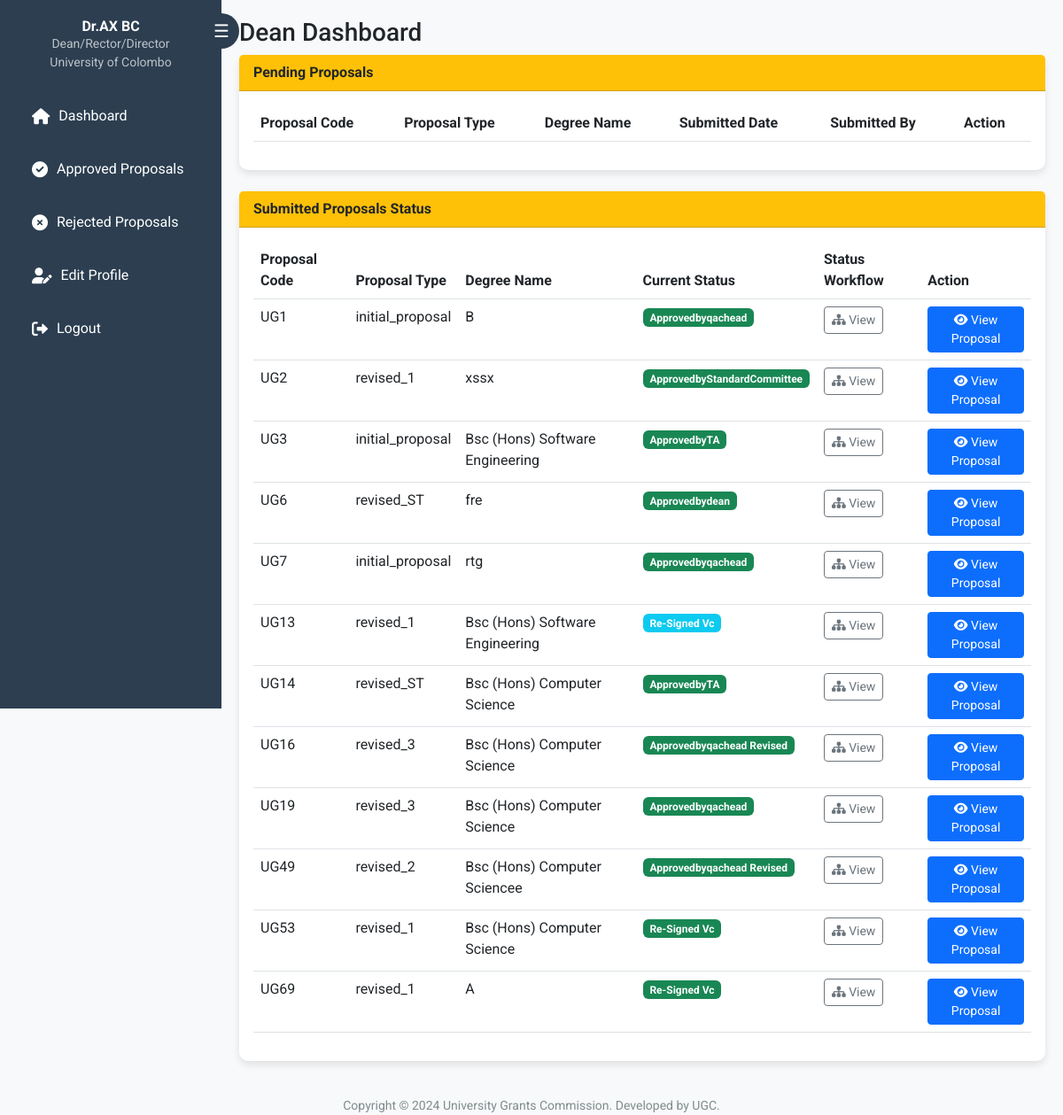
Screenshot of /uni_dashboards.php (signed in) with the database file from the repository.
### tables this page shows
CREATE TABLE `proposal_general_info` (
  `proposal_id` int(11) NOT NULL,
  `degree_name_english` varchar(255) NOT NULL,
  `degree_name_sinhala` varchar(255) NOT NULL,
  `degree_name_tamil` varchar(255) NOT NULL,
  `abbreviated_qualification` varchar(50) NOT NULL,
  `general_info_id` int(11) NOT NULL,
  `qualification_name_english` varchar(1000) NOT NULL,
  `qualification_name_sinhala` varchar(1000) NOT NULL,
  `qualification_name_tamil` varchar(1000) NOT NULL
);

CREATE TABLE `proposals` (
  `proposal_id` int(11) NOT NULL,
  `university_id` int(11) NOT NULL,
  `created_by` int(11) NOT NULL,
  `status` enum('fresh','draft','submitted','under_review','approvedbydean','rejectedbydean','rejectedbyvc','approvedbyvc','approvedbycqa','rejectedbycqa','approvedbyugcfinance','rejectedbyugcfinance','approvedbyugchr','rejectedbyugchr','approvedbyugcidd','rejecteddbyugcidd','approvedbyugcacademic','rejectedbyugcacademic','approvedbyugcadmission','rejectedbyugcadmission','approvedbyqachead','rejectedbyqachead','approvedbyTA','rejectedbyTA','approvedbysecretary','rejectedbysecretary','approvedbyStandardCommittee','rejectedbyStandardCommittee','approvedbyqachead_revised','approvedbydean_revised','approvedbycqa_revised','approvedbyvc_revised','resignature_request_from_university','re-signed_dean','re-signed_cqa','re-signed_vc','approvedbyalldepartments','under_review_by_ATechAssistant','under_review_by_BTechAssistant') DEFAULT 'draft',
  `university_visible_status` varchar(100) NOT NULL,
  `created_at` timestamp NOT NULL DEFAULT current_timestamp(),
  `updated_at` timestamp NOT NULL DEFAULT current_timestamp() ON UPDATE current_timestamp(),
  `submitted_at` timestamp NULL DEFAULT NULL ON UPDATE current_timestamp(),
  `id` int(11) DEFAULT NULL,
  `proposal_code` varchar(1000) NOT NULL,
  `proposal_type` varchar(100) NOT NULL,
  `last_updated_by` int(11) DEFAULT NULL
);

### uni_dashboards.php (the view, shortened to what this page needs)
<?php
require 'databaseconnection.php';
$university = $_SESSION['university'];
$user_faculty = $_SESSION['faculty_of'] ?? null;
$role = trim(strtolower($_SESSION['role']));
$normalizedRole = strtolower(trim($_SESSION['role']));
$normalizedRole = str_ireplace("of the university", "", $normalizedRole);
if (stripos($normalizedRole, "dean") !== false) {
    $normalizedRole = "dean";
}
$query = "SELECT university_id FROM universities WHERE university_name = ?";
$stmt = $connection->prepare($query);
$stmt->bind_param("s", $university);
$stmt->execute();
$result = $stmt->get_result();
$university_data = $result->fetch_assoc();
$university_id = $university_data['university_id'];
if (strpos($normalizedRole, "dean") !== false) {
    $dashboardTitle = "Dean Dashboard";
} else {
    die("<pre>Error: Unauthorized access. Role detected: " . htmlspecialchars($role) . "</pre>");
}
$stmt = $connection->prepare("SELECT degree_name_english from proposal_general_info where proposal_id = ?");
$stmt->bind_param("i", $proposal_id);
$stmt->execute();
$submittedProposals = [];
if (strpos(strtolower($role), 'dean') !== false && !empty($user_faculty)) {
    $stmt = $connection->prepare("
        SELECT p.proposal_id, p.proposal_code,p.proposal_type, p.university_visible_status, p.status, gi.degree_name_english
        FROM proposals p
        JOIN proposal_general_info gi ON p.proposal_id = gi.proposal_id
        JOIN users u ON p.created_by = u.id
        WHERE p.university_id = ?
          AND u.faculty_of = ?
          AND p.status NOT IN ('draft', 'fresh')
        ORDER BY p.proposal_id ASC
    ");
    $stmt->bind_param("is", $university_id, $user_faculty);
}
$stmt->execute();
$result = $stmt->get_result();
while ($row = $result->fetch_assoc()) {
    $submittedProposals[] = $row;
}
$history_by_proposal = [];
$submitted_ids = array_column($submittedProposals, 'proposal_id');
$all_proposal_ids = array_unique(array_merge($submitted_ids));
if (!empty($all_proposal_ids)) {
    $statuses_to_hide = [
        'approvedbyugcfinance', 'rejectedbyugcfinance',
        'approvedbyugchr',      'rejectedbyugchr',
        'approvedbyugcidd',     'rejectedbyugcidd',
        'approvedbyugcacademic','rejectedbyugcacademic',
        'approvedbyugcadmission','rejectedbyugcadmission',
        'approvedbyalldepartments'
    ];
    $id_placeholders = implode(',', array_fill(0, count($all_proposal_ids), '?'));
    $status_placeholders = implode(',', array_fill(0, count($statuses_to_hide), '?'));
    $history_query = "
        SELECT proposal_id, proposal_status, `Date`, comment
        FROM proposal_comments
        WHERE proposal_id IN ($id_placeholders)
          AND proposal_status NOT IN ($status_placeholders)
        ORDER BY proposal_id, `Date` ASC
    ";
    $stmt_history = $connection->prepare($history_query);
    $params_to_bind = array_merge($all_proposal_ids, $statuses_to_hide);
    $types = str_repeat('i', count($all_proposal_ids)) . str_repeat('s', count($statuses_to_hide));
    $stmt_history->bind_param($types, ...$params_to_bind);
    $stmt_history->execute();
    $history_result = $stmt_history->get_result();
    while ($history_row = $history_result->fetch_assoc()) {
        $history_by_proposal[$history_row['proposal_id']][] = $history_row;
    }
}
?>
<!DOCTYPE html>
<html lang="en">
<head>
    <link href="https://cdn.jsdelivr.net/npm/bootstrap@5.3.0/dist/css/bootstrap.min.css" rel="stylesheet">
    <link href="https://cdnjs.cloudflare.com/ajax/libs/font-awesome/6.0.0-beta3/css/all.min.css" rel="stylesheet">
</head>
<body>
<div id="sidebar" class="sidebar">
    <button class="toggle-btn" onclick="toggleSidebar()">☰</button>
    <div class="user-info">
        <h6><?php echo htmlspecialchars($_SESSION['full_name']); ?></h6>
        <p><?php echo htmlspecialchars($_SESSION['role']); ?></p>
        <p><?php echo htmlspecialchars($_SESSION['university']); ?></p>
    </div>
    <ul class="nav flex-column">
        <li class="nav-item"><a class="nav-link" href="uni_dashboards.php"><i class="fas fa-home"></i> Dashboard</a></li>
        <li class="nav-item"><a class="nav-link" href="approved_proposals.php"><i class="fas fa-check-circle"></i> Approved Proposals</a></li>
        <li class="nav-item"><a class="nav-link" href="rejected_proposals.php"><i class="fas fa-times-circle"></i> Rejected Proposals</a></li>
        <li class="nav-item">
            <a class="nav-link" href="edit_profile.php">
                <i class="fas fa-user-edit"></i> Edit Profile
            </a>
        </li>
        <li class="nav-item"><a class="nav-link" href="login.php"><i class="fas fa-sign-out-alt"></i> Logout</a></li>
    </ul>
</div>
<div id="main-content" class="main-content">
    <h3><?php echo $dashboardTitle; ?></h3>
    <div class="card">
        <div class="card-header bg-warning">Pending Proposals</div>
        <div class="card-body">
            <table class="table">
                <tr>
                    <th>Proposal Code</th>
		    <th>Proposal Type</th>
                    <th>Degree Name</th>
                    <th>Submitted Date</th>
                    <th>Submitted By</th>
                    <th>Action</th>
                </tr>
            </table>
        </div>
    </div>
    <div class="card">
        <div class="card-header bg-warning">Submitted Proposals Status </div>
        <div class="card-body">
            <div class="table-responsive">
                <table class="table table-hover">
                    <thead>
                        <tr>
                            <th>Proposal Code</th>
                            <th>Proposal Type</th>
                            <th>Degree Name</th>
                            <th>Current Status</th>
                            <th>Status Workflow</th>
                            <th>Action</th>
                        </tr>
                    </thead>
                    <tbody>
                        <?php if (empty($submittedProposals)): ?>
                            <tr><td colspan="4" class="text-center">No processed proposals to display.</td></tr>
                        <?php else: foreach ($submittedProposals as $proposal): ?>
                            <?php
                                $status_lower = strtolower($proposal['status']);
                                $badge_class = 'bg-info';
                                if (strpos($status_lower, 'approved') !== false) $badge_class = 'bg-success';
                            ?>
                            <tr>
                                <td><?php echo htmlspecialchars($proposal['proposal_code']); ?></td>
                                <td><?php echo htmlspecialchars($proposal['proposal_type']); ?></td>
                                <td><?php echo htmlspecialchars($proposal['degree_name_english']); ?></td>
                                <td>
                                    <span class="badge <?php echo $badge_class; ?>">
                                        <?php echo str_replace("_", " ", htmlspecialchars($proposal['university_visible_status'])); ?>
                                    </span>
                                </td>
                                <td>
                                    <button type="button" class="btn btn-outline-secondary btn-sm"
                                            data-bs-toggle="modal"
                                            data-bs-target="#statusModal"
                                            data-proposal-code="<?php echo htmlspecialchars($proposal['proposal_code']); ?>"
                                            data-history='<?php echo htmlspecialchars(json_encode($history_by_proposal[$proposal['proposal_id']] ?? [])); ?>'>
                                        <i class="fas fa-sitemap"></i> View
                                    </button>
                                </td>
                                <td>
                                    <a href="view_proposal.php?id=<?php echo $proposal['proposal_id']; ?>" class="btn btn-primary btn-sm">
                                        <i class="fas fa-eye"></i> View Proposal
                                    </a>
                                </td>
                            </tr>
                        <?php endforeach; endif; ?>
                    </tbody>
                </table>
            </div>
        </div>
    </div>
</div>
<footer>Copyright © 2024 University Grants Commission. Developed by UGC.</footer>
</body>
</html>

### uni_dashboards.php (style rules this page uses)
body { font-family: 'Roboto', sans-serif; background-color: #f8f9fa; overflow-x: hidden; }
.sidebar { height: 100vh; position: fixed; background-color: #2c3e50; color: white; width: 250px; transition: all 0.3s; z-index: 1000; }
.sidebar .user-info { text-align: center; margin: 20px 0; }
.sidebar .user-info h6 { margin: 0; font-size: 16px; font-weight: bold; }
.sidebar .user-info p { margin: 0; font-size: 14px; color: #bdc3c7; }
.sidebar .nav-item { padding: 10px 20px; }
.sidebar .nav-link { color: white; font-size: 16px; display: flex; align-items: center; transition: all 0.3s; }
.sidebar .nav-link i { margin-right: 10px; font-size: 18px; }
.sidebar .toggle-btn { position: absolute; top: 15px; right: -20px; background-color: #2c3e50; border: none; color: white; border-radius: 50%; width: 40px; height: 40px; font-size: 20px; cursor: pointer; }
.main-content { margin-left: 250px; transition: all 0.3s; padding: 20px; }
.card { border: none; border-radius: 10px; box-shadow: 0px 4px 8px rgba(0, 0, 0, 0.1); }
.card-header { font-weight: bold; border-radius: 10px 10px 0 0; }
footer { margin-top: 20px; font-size: 14px; text-align: center; color: #7f8c8d; }
footer { margin-top: 20px; }
.badge { text-transform: capitalize; }

### rows the page displays
proposal_general_info: proposal.proposal_code "UG1", proposal.proposal_type "initial_proposal", degree_name_english "B", proposal.university_visible_status "Approvedbyqachead"
proposal_general_info: proposal.proposal_code "UG2", proposal.proposal_type "revised_1", degree_name_english "xssx", proposal.university_visible_status "ApprovedbyStandardCommittee"
proposal_general_info: proposal.proposal_code "UG3", proposal.proposal_type "initial_proposal", degree_name_english "Bsc (Hons) Software Engineering", proposal.university_visible_status "ApprovedbyTA"
proposal_general_info: proposal.proposal_code "UG6", proposal.proposal_type "revised_ST", degree_name_english "fre", proposal.university_visible_status "Approvedbydean"
proposal_general_info: proposal.proposal_code "UG7", proposal.proposal_type "initial_proposal", degree_name_english "rtg", proposal.university_visible_status "Approvedbyqachead"
proposal_general_info: proposal.proposal_code "UG13", proposal.proposal_type "revised_1", degree_name_english "Bsc (Hons) Software Engineering", proposal.university_visible_status "Re-Signed Vc"
proposal_general_info: proposal.proposal_code "UG14", proposal.proposal_type "revised_ST", degree_name_english "Bsc (Hons) Computer Science", proposal.university_visible_status "ApprovedbyTA"
proposal_general_info: proposal.proposal_code "UG16", proposal.proposal_type "revised_3", degree_name_english "Bsc (Hons) Computer Science", proposal.university_visible_status "Approvedbyqachead Revised"
proposal_general_info: proposal.proposal_code "UG19", proposal.proposal_type "revised_3", degree_name_english "Bsc (Hons) Computer Science", proposal.university_visible_status "Approvedbyqachead"
proposal_general_info: proposal.proposal_code "UG49", proposal.proposal_type "revised_2", degree_name_english "Bsc (Hons) Computer Sciencee", proposal.university_visible_status "Approvedbyqachead Revised"
proposal_general_info: proposal.proposal_code "UG53", proposal.proposal_type "revised_1", degree_name_english "Bsc (Hons) Computer Science", proposal.university_visible_status "Re-Signed Vc"
proposal_general_info: proposal.proposal_code "UG69", proposal.proposal_type "revised_1", degree_name_english "A", proposal.university_visible_status "Re-Signed Vc"

### other values shown
$_SESSION['full_name'] "Dr.AX BC"
$_SESSION['role'] "Dean/Rector/Director"
$_SESSION['university'] "University of Colombo"
$dashboardTitle "Dean Dashboard"
